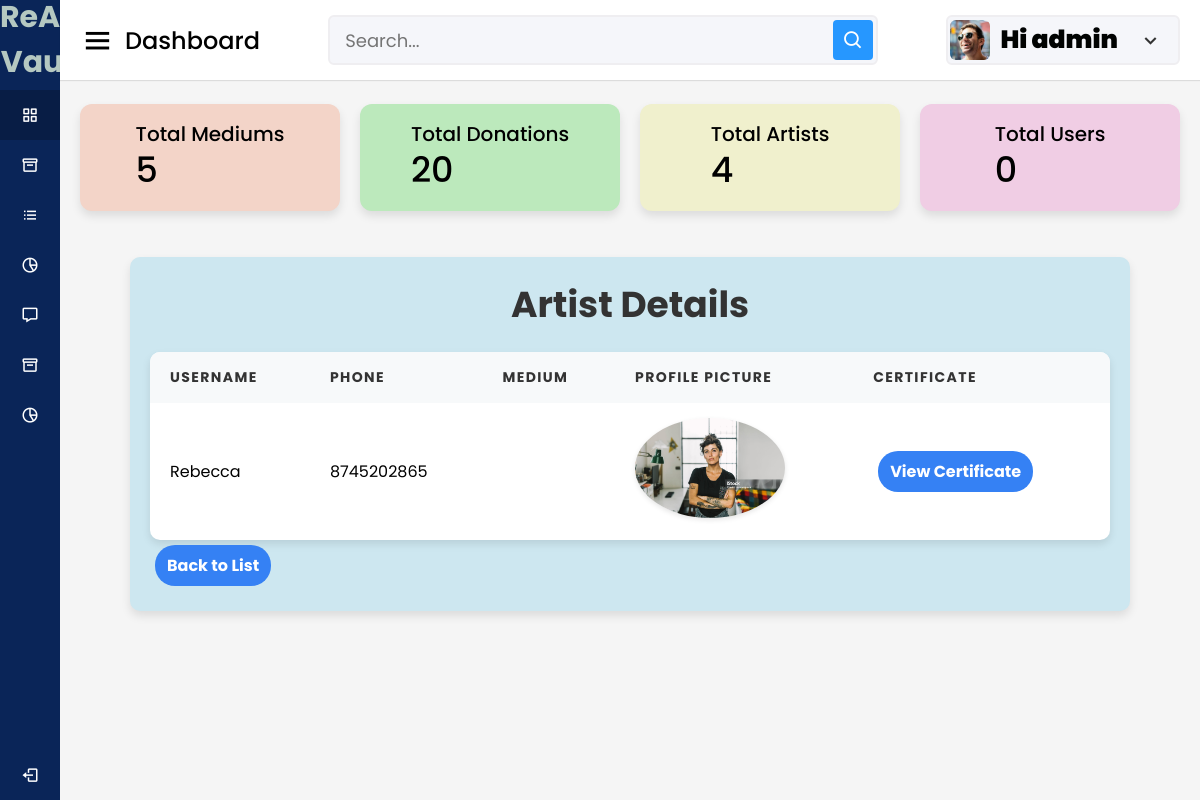
Screenshot of /adminclick/artist-details/1/ (signed in) with the database file from the repository.
### accounts/models.py (models this page shows, shortened)
class Adminclick(models.Model):
    user = models.OneToOneField(User, on_delete = models.CASCADE)
    phone = models.IntegerField(default=99999999)
    profile_pic = models.ImageField(upload_to= 'picture/admin/admin.jpg', null=True)

class Artist(models.Model):
    user = models.OneToOneField(User, on_delete = models.CASCADE)
    phone = models.IntegerField(default=99999999)
    profile_pic = models.ImageField(upload_to= 'picture/artist', null=True,default='picture/artist/hi.jpg')
    is_approved = models.BooleanField(default=False)
    mediums = models.ManyToManyField(MediumOfWaste, blank=True)
    certificate=models.FileField(upload_to='certificates/',null= True, blank=True)

### adminclick/views.py (the view)
# urls.py: path('artist-details/<int:artist_id>/',views. artist_details, name='artist_details'),
def artist_details(request, artist_id):
    adminclick= request.user.adminclick
    total_medium_of_waste=MediumOfWaste.objects.count()
    total_donations=Donation.objects.count()
    total_artists=Artist.objects.count()
    artist=get_object_or_404(Artist, id=artist_id)
    context={
        'artist': artist,
         'adminclick':adminclick,
            'total_medium_of_waste':total_medium_of_waste,
            'total_donations':total_donations,
            'total_artists':total_artists
    }
    return render(request, 'admin/artist_details.html', context)

### template/admin/artist_details.html (shortened to what this page needs)
{% load static %}
<!DOCTYPE html>
<html lang="en" dir="ltr">
<head>
  <link rel="stylesheet" href="{% static 'assets/css/styles.css' %}">
  <link href='https://unpkg.com/boxicons@2.0.7/css/boxicons.min.css' rel='stylesheet'>
</head>
<body>
  <div class="sidebar">
    <div class="logo-details">
      <span class="logo_name" style="font-size: 30px; text-align: center; font-weight: 700; color: #b5c8c1;">ReArt Vault</span>
    </div>
    <ul class="nav-links">
      <li>
        <a href="{% url 'admin_dashboard' %}" class="active">
          <i class='bx bx-grid-alt'></i>
          <span class="links_name">Admin Dashboard</span>
        </a>
      </li>
      <li>
        <a href="{% url 'add_medium_of_waste' %}">
          <i class='bx bx-box'></i>
          <span class="links_name">Add Medium </span>
        </a>
      </li>
      <li>
        <a href="{% url 'approve_artists' %}">
          <i class='bx bx-list-ul'></i>
          <span class="links_name">Manage Artists</span>
        </a>
      </li>
      <li>
        <a href="{% url 'donation_listview' %}">
          <i class='bx bx-pie-chart-alt-2'></i>
          <span class="links_name">Manage Donations</span>
        </a>
      </li>
      <li>
        <a href="{% url 'set_rates' %}">
          <i class='bx bx-message'></i>
          <span class="links_name">Set Pricing</span>
        </a>
      </li>
      <li>
        <a href="{% url 'add_category' %}">
          <i class='bx bx-box'></i>
          <span class="links_name">Add Category</span>
        </a>
      </li>
      <li>
        <a href="{% url 'manage_delivery_partners' %}">
          <i class='bx bx-pie-chart-alt-2'></i>
          <span class="links_name">Manage Del Partner</span>
        </a>
      </li>
      <li class="log_out">
        <a href="{% url 'userlogout' %}">
          <i class='bx bx-log-out'></i>
          <span class="links_name">Log out</span>
        </a>
      </li>
    </ul>
  </div>
  <section class="home-section">
    <nav>
      <div class="sidebar-button">
        <i class='bx bx-menu sidebarBtn'></i>
        <span class="dashboard">  Dashboard</span>
      </div>
      <div class="search-box">
        <input type="text" placeholder="Search...">
        <i class='bx bx-search'></i>
      </div>
      <div class="profile-details">
        <img src="{{adminclick.profile_pic.url}}" alt="">
        <span class="admin_name" style="font-size: 25px; font-weight: 900; color: #010302;">Hi {{user.username}}</span>
        <i class='bx bx-chevron-down'></i>
      </div>
    </nav>
<body>
  <div class="home-content">
    <div class="overview-boxes">
      <div class="box" style="background-color:rgb(243, 212, 200);">
        <div class="right-side">
          <div class="box-topic">Total Mediums</div>
          <div class="number">{{ total_medium_of_waste }}</div>
        </div>
      </div>
      <div class="box" style="background-color:rgb(188, 233, 188);">
        <div class="right-side">
          <div class="box-topic">Total Donations</div>
          <div class="number">{{total_donations}}</div>
        </div>
      </div>
      <div class="box" style="background-color:rgb(240, 240, 205);">
        <div class="right-side">
          <div class="box-topic">Total Artists</div>
          <div class="number"> {{total_artists}}</div>
        </div>
      </div>
      <div class="box" style="background-color:rgb(240, 205, 228);">
        <div class="right-side">
          <div class="box-topic">Total Users</div>
          <div class="number">0</div>
        </div>
      </div>
    </div>
    <div class="sales-boxes">
      <div class="recent-sales box" style="background-color: rgb(205, 231, 240); padding: 20px; border-radius: 10px; width:1000px;">
          <div class="title" style="font-size: 24px; font-weight: bold; margin-bottom: 20px;"> <h1>Artist Details</h1></div>
          <table class="artist-table">
            <thead>
              <tr>
                <th>Username</th>
                <th>Phone</th>
                <th>Medium</th>
                <th>Profile Picture</th>
                <th>Certificate</th>
              </tr>
            </thead>
            <tbody>
          <tbody>
              <tr>
                  <td>{{ artist.user.username }}</td>
                  <td>{{ artist.phone }}</td>
                  <td>
                  </td>
                  <td>
                    <img src="{{ artist.profile_pic.url }}" alt="{{ artist.user.username }}" width="150">
                  </td>
                  <td>
                    {% if artist.certificate %}
                    <a href="{{ artist.certificate.url }}" target="_blank" class="btn btn-primary">View Certificate</a>
                {% else %}
                    No certificate uploaded
                {% endif %}
                  </td>
              </tr>
          </tbody>
      </table>
      <a href="{% url 'approve_artists' %}" class="btn btn-primary">Back to List</a>
  </body>
  </html>

### static/assets/css/styles.css (style rules this page uses)
* { margin: 0; padding: 0; box-sizing: border-box; font-family: 'Poppins', sans-serif; }
.sidebar { position: fixed; height: 100%; width: 240px; background: #0A2558; transition: all 0.5s ease; }
.sidebar .logo-details { height: 80px; display: flex; align-items: center; }
.sidebar .logo-details .logo_name { color: #fff; font-size: 24px; font-weight: 500; }
.sidebar .nav-links { margin-top: 10px; }
.sidebar .nav-links li { position: relative; list-style: none; height: 50px; }
.sidebar .nav-links li a { height: 100%; width: 100%; display: flex; align-items: center; text-decoration: none; transition: all 0.4s ease; }
.sidebar .nav-links li a.active { background: #081D45; }
.sidebar .nav-links li i { min-width: 60px; text-align: center; font-size: 18px; color: #fff; }
.sidebar .nav-links li a .links_name { color: #fff; font-size: 15px; font-weight: 400; white-space: nowrap; }
.sidebar .nav-links .log_out { position: absolute; bottom: 0; width: 100%; }
.home-section { position: relative; background: #f5f5f5; min-height: 100vh; width: calc(100% - 240px); left: 240px; transition: all 0.5s ease; }
.home-section nav { display: flex; justify-content: space-between; height: 80px; background: #fff; display: flex; align-items: center; position: fixed; width: calc(100% - 240px); left: 240px; z-index: 100; padding: 0 20px; box-shadow: 0 1px 1px rgba(0, 0, 0, 0.1); transition: all 0.5s ease; }
.home-section nav .sidebar-button { display: flex; align-items: center; font-size: 24px; font-weight: 500; }
nav .sidebar-button i { font-size: 35px; margin-right: 10px; }
.home-section nav .search-box { position: relative; height: 50px; max-width: 550px; width: 100%; margin: 0 20px; }
nav .search-box input { height: 100%; width: 100%; outline: none; background: #F5F6FA; border: 2px solid #EFEEF1; border-radius: 6px; font-size: 18px; padding: 0 15px; }
nav .search-box .bx-search { position: absolute; height: 40px; width: 40px; background: #2697FF; right: 5px; top: 50%; transform: translateY(-50%); border-radius: 4px; line-height: 40px; text-align: center; color: #fff; font-size: 22px; transition: all 0.4 ease; }
.home-section nav .profile-details { display: flex; align-items: center; background: #F5F6FA; border: 2px solid #EFEEF1; border-radius: 6px; height: 50px; min-width: 190px; padding: 0 15px 0 2px; }
nav .profile-details img { height: 40px; width: 40px; border-radius: 6px; object-fit: cover; }
nav .profile-details .admin_name { font-size: 15px; font-weight: 500; color: #333; margin: 0 10px; white-space: nowrap; }
nav .profile-details i { font-size: 25px; color: #333; }
.home-section .home-content { position: relative; padding-top: 104px; }
.home-content .overview-boxes { display: flex; align-items: center; justify-content: space-between; flex-wrap: wrap; padding: 0 20px; margin-bottom: 26px; }
.overview-boxes .box { display: flex; align-items: center; justify-content: center; width: calc(100% / 4 - 15px); background: #fff; padding: 15px 14px; border-radius: 12px; box-shadow: 0 5px 10px rgba(0,0,0,0.1); }
.overview-boxes .box-topic { font-size: 20px; font-weight: 500; }
.home-content .box .number { display: inline-block; font-size: 35px; margin-top: -6px; font-weight: 500; }
.home-content .sales-boxes { display: flex; justify-content: space-between; }
.home-content .sales-boxes .recent-sales { width: 65%; background: #fff; padding: 20px 30px; margin: 0 20px; border-radius: 12px; box-shadow: 0 5px 10px rgba(0, 0, 0, 0.1); }
.sales-boxes .box .title { font-size: 24px; font-weight: 500; }
@media (max-width: 1240px) { .sidebar { width: 60px; } }
@media (max-width: 1240px) { .home-section { width: calc(100% - 60px); left: 60px; } }
@media (max-width: 1240px) { .home-section nav { width: calc(100% - 60px); left: 60px; } }

### rows the page displays
Adminclick: profile_pic (picture)
Artist: user.username "Rebecca", phone "8745202865", profile_pic (picture)

### other values shown
{{ user.username }} "admin"
{{ total_medium_of_waste }} "5"
{{ total_donations }} "20"
{{ total_artists }} "4"
